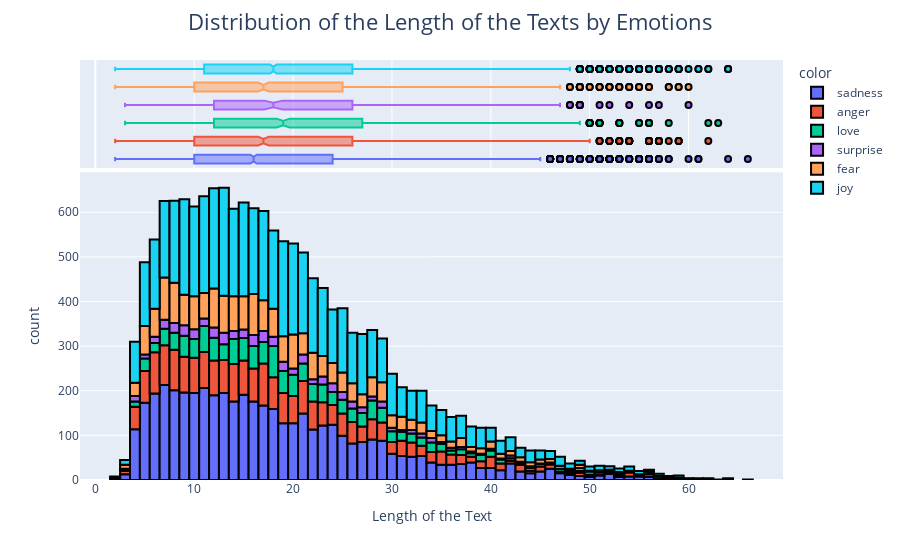

Here is the notebook cell this chart was saved with:
### Code cell
# Distribution of Length of texts by Emotion

fig = px.histogram(train['length_of_text'],
                   marginal='box',
                   labels={"value": "Length of the Text"},
                   color=train['label'])

fig.update_traces(marker=dict(line=dict(color='#000000', width=2)))

fig.update_layout(title_text='Distribution of the Length of the Texts by Emotions',
                  title_x=0.5,
                  title_font=dict(size=22))
fig.show()

### Figure 1 — Plotly figure (JSON) as saved in the notebook; plotly's stock layout.template omitted (floating-point values rounded to 4 significant figures; data arrays with more than 128 entries replaced by an {"elided": "..."} marker saying what was removed)
{"data": [{"alignmentgroup": "True", "bingroup": "x", "hovertemplate": "color=sadness<br>Length of the Text=%{x}<br>count=%{y}<extra></extra>", "legendgroup": "sadness", "marker": {"color": "#636efa", "line": {"color": "#000000", "width": 2}}, "name": "sadness", "offsetgroup": "sadness", "orientation": "v", "showlegend": true, "type": "histogram", "x": {"elided": "4666 int values"}, "xaxis": "x", "yaxis": "y"}, {"alignmentgroup": "True", "hovertemplate": "color=sadness<br>Length of the Text=%{x}<extra></extra>", "legendgroup": "sadness", "marker": {"color": "#636efa", "line": {"color": "#000000", "width": 2}}, "name": "sadness", "notched": true, "offsetgroup": "sadness", "showlegend": false, "type": "box", "x": {"elided": "4666 int values"}, "xaxis": "x2", "yaxis": "y2"}, {"alignmentgroup": "True", "bingroup": "x", "hovertemplate": "color=anger<br>Length of the Text=%{x}<br>count=%{y}<extra></extra>", "legendgroup": "anger", "marker": {"color": "#EF553B", "line": {"color": "#000000", "width": 2}}, "name": "anger", "offsetgroup": "anger", "orientation": "v", "showlegend": true, "type": "histogram", "x": {"elided": "2159 int values"}, "xaxis": "x", "yaxis": "y"}, {"alignmentgroup": "True", "hovertemplate": "color=anger<br>Length of the Text=%{x}<extra></extra>", "legendgroup": "anger", "marker": {"color": "#EF553B", "line": {"color": "#000000", "width": 2}}, "name": "anger", "notched": true, "offsetgroup": "anger", "showlegend": false, "type": "box", "x": {"elided": "2159 int values"}, "xaxis": "x2", "yaxis": "y2"}, {"alignmentgroup": "True", "bingroup": "x", "hovertemplate": "color=love<br>Length of the Text=%{x}<br>count=%{y}<extra></extra>", "legendgroup": "love", "marker": {"color": "#00cc96", "line": {"color": "#000000", "width": 2}}, "name": "love", "offsetgroup": "love", "orientation": "v", "showlegend": true, "type": "histogram", "x": {"elided": "1304 int values"}, "xaxis": "x", "yaxis": "y"}, {"alignmentgroup": "True", "hovertemplate": "color=love<br>Length of the Text=%{x}<extra></extra>", "legendgroup": "love", "marker": {"color": "#00cc96", "line": {"color": "#000000", "width": 2}}, "name": "love", "notched": true, "offsetgroup": "love", "showlegend": false, "type": "box", "x": {"elided": "1304 int values"}, "xaxis": "x2", "yaxis": "y2"}, {"alignmentgroup": "True", "bingroup": "x", "hovertemplate": "color=surprise<br>Length of the Text=%{x}<br>count=%{y}<extra></extra>", "legendgroup": "surprise", "marker": {"color": "#ab63fa", "line": {"color": "#000000", "width": 2}}, "name": "surprise", "offsetgroup": "surprise", "orientation": "v", "showlegend": true, "type": "histogram", "x": {"elided": "572 int values"}, "xaxis": "x", "yaxis": "y"}, {"alignmentgroup": "True", "hovertemplate": "color=surprise<br>Length of the Text=%{x}<extra></extra>", "legendgroup": "surprise", "marker": {"color": "#ab63fa", "line": {"color": "#000000", "width": 2}}, "name": "surprise", "notched": true, "offsetgroup": "surprise", "showlegend": false, "type": "box", "x": {"elided": "572 int values"}, "xaxis": "x2", "yaxis": "y2"}, {"alignmentgroup": "True", "bingroup": "x", "hovertemplate": "color=fear<br>Length of the Text=%{x}<br>count=%{y}<extra></extra>", "legendgroup": "fear", "marker": {"color": "#FFA15A", "line": {"color": "#000000", "width": 2}}, "name": "fear", "offsetgroup": "fear", "orientation": "v", "showlegend": true, "type": "histogram", "x": {"elided": "1937 int values"}, "xaxis": "x", "yaxis": "y"}, {"alignmentgroup": "True", "hovertemplate": "color=fear<br>Length of the Text=%{x}<extra></extra>", "legendgroup": "fear", "marker": {"color": "#FFA15A", "line": {"color": "#000000", "width": 2}}, "name": "fear", "notched": true, "offsetgroup": "fear", "showlegend": false, "type": "box", "x": {"elided": "1937 int values"}, "xaxis": "x2", "yaxis": "y2"}, {"alignmentgroup": "True", "bingroup": "x", "hovertemplate": "color=joy<br>Length of the Text=%{x}<br>count=%{y}<extra></extra>", "legendgroup": "joy", "marker": {"color": "#19d3f3", "line": {"color": "#000000", "width": 2}}, "name": "joy", "offsetgroup": "joy", "orientation": "v", "showlegend": true, "type": "histogram", "x": {"elided": "5362 int values"}, "xaxis": "x", "yaxis": "y"}, {"alignmentgroup": "True", "hovertemplate": "color=joy<br>Length of the Text=%{x}<extra></extra>", "legendgroup": "joy", "marker": {"color": "#19d3f3", "line": {"color": "#000000", "width": 2}}, "name": "joy", "notched": true, "offsetgroup": "joy", "showlegend": false, "type": "box", "x": {"elided": "5362 int values"}, "xaxis": "x2", "yaxis": "y2"}], "layout": {"autosize": true, "barmode": "relative", "legend": {"title": {"text": "color"}, "tracegroupgap": 0}, "margin": {"t": 60}, "title": {"font": {"size": 22}, "text": "Distribution of the Length of the Texts by Emotions", "x": 0.5}, "xaxis": {"anchor": "y", "autorange": true, "domain": [0, 1], "range": [-1.556, 69.56], "title": {"text": "Length of the Text"}, "type": "linear"}, "xaxis2": {"anchor": "y2", "autorange": true, "domain": [0, 1], "matches": "x", "range": [-1.556, 69.56], "showgrid": true, "showticklabels": false, "type": "linear"}, "yaxis": {"anchor": "x", "autorange": true, "domain": [0, 0.7326], "range": [0, 689.5], "title": {"text": "count"}}, "yaxis2": {"anchor": "x2", "autorange": true, "domain": [0.7426, 1], "matches": "y2", "range": [-0.5, 5.5], "showgrid": false, "showline": false, "showticklabels": false, "ticks": "", "type": "category"}}}
